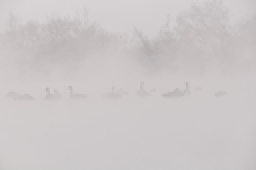
%> input picture odev2.bmp, 128 x 85 px, shrunk from 849 x 564 before the run (shown 2 times larger)
$ octave Cevap2.m   (GNU Octave 9; MATLAB toolbox functions it lacks are replaced by stand-ins)
%> lines starting %> are read from the running program, lines starting %| are printed output that depends on the picture
clear;
clc;
clf;

[X]=imread('odev2.bmp');
%> X is the input picture: size 85x128x3 uint8; mean R, G, B 203.7, 199.1, 199.6
resim=double(X);
subplot(3,3,1);
imshow(X,[0,255]);
title('Orjinal Resim');
satir=size(resim,1);
%> satir = 85
sutun=size(resim,2);
%> sutun = 128

for level=1:256
    histo(level)=0;
    for i=1:satir
        for j=1:sutun
            if resim(i,j)==level-1
                histo(level)=histo(level)+1;
            end
        end
    end
end
%> after the loop, histo = 256 values, max 1672 at index 206, min 0 at index 1, mean 42.5

subplot(2,3,2);
stem(histo,'Color','b','Marker','none');
title('Orjinal Resim Histogram');
axis([0 255 0 20000])

for level=1:256
    transfer(level)=0;
    for m=1:level-1
        transfer(level)=transfer(level)+histo(m+1)/(satir.*sutun);
    end
end
%> after the loop, transfer = 256 values from 0 to 1

subplot(2,3,3);
h=plot(transfer);
set(h,'color','red');
grid;
axis([1 256 0 1])
title('Orjinal Resmin Transfer Fonksiyonu');
hold on;

p=max(transfer(:));
%> p = 1
for level=1:256
    for i=1:satir
        for j=1:sutun
            if resim(i,j)==level-1
                yeni_resim(i,j)=round((transfer(level)/p)*255);
            end
        end
    end
end
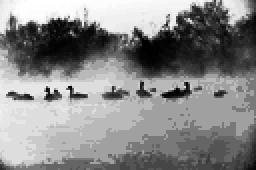
%> yeni_resim: size 85x128 double (shown 2 times larger); min 0, max 255, mean 136.1

subplot(2,3,4);
imshow(yeni_resim,[0 255]);
title('Histogram Eşitlenmiş Resim');

%> (the run ends here)
